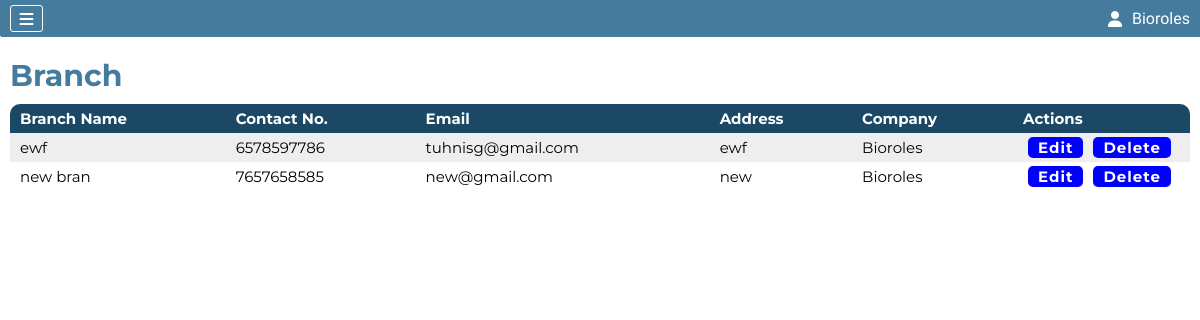
Before: /branch.php (signed in) with the older database file.
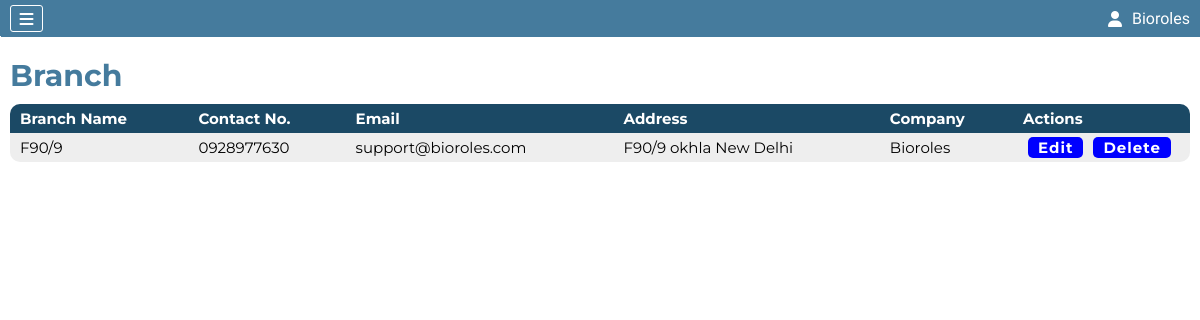
After: the same page with the newer database file.
### tables this page shows
CREATE TABLE `branch` (
  `Branch_Id` int(11) NOT NULL AUTO_INCREMENT,
  `Branch_Name` varchar(100) NOT NULL,
  `Branch_Phone` varchar(10) NOT NULL,
  `Branch_Email` varchar(50) NOT NULL,
  `Branch_Address` varchar(300) NOT NULL,
  `Company_Id` int(11) NOT NULL,
  PRIMARY KEY (`Branch_Id`)
);

CREATE TABLE `company` (
  `Company_Id` int(11) NOT NULL AUTO_INCREMENT,
  `userId` int(11) NOT NULL DEFAULT 0,
  `Admin_Type` int(11) NOT NULL DEFAULT 2,
  `Active_Status` int(11) NOT NULL DEFAULT 1,
  `Approvel` int(11) DEFAULT 0,
  `Company_Code` int(11) NOT NULL,
  `Company_Name` varchar(500) NOT NULL,
  `Company_Phone` varchar(100) NOT NULL DEFAULT '',
  `Company_Email` varchar(50) NOT NULL DEFAULT '',
  `Company_Address` varchar(500) NOT NULL,
  `Company_Username` varchar(500) NOT NULL,
  `Company_Password` varchar(100) NOT NULL,
  `Company_GST` varchar(25) DEFAULT '',
  `Company_PAN` varchar(15) DEFAULT '',
  `Company_TAN` varchar(15) DEFAULT '',
  `Company_Licence` varchar(15) DEFAULT '',
  `Company_Registration` varchar(25) DEFAULT '',
  PRIMARY KEY (`Company_Id`),
  UNIQUE KEY `Company_Username` (`Company_Username`)
);

### branch.php (the view, shortened to what this page needs)
<?php include "./components/header.php" ?>
<section class="branchPage">
    <div class="heading">
        <h2>Branch</h2>
    </div>
    <div class="branchContainer">
        <table>
            <thead>
                <tr>
                    <th>Branch Name</th>
                    <th>Contact No.</th>
                    <th>Email</th>
                    <th>Address</th>
                    <th>Company</th>
                    <th>Actions</th>
                </tr>
            </thead>
            <tbody>
                <?php
                $sql="select * from branch join company where branch.`Company_Id`=company.`Company_Id`";
                $result=mysqli_query($conn,$sql);
                if(mysqli_num_rows($result)>0){
                    while($row=mysqli_fetch_assoc($result)){
                ?>
                <tr>
                    <td><?php echo $row['Branch_Name'] ?></td>
                    <td><?php echo $row['Branch_Phone'] ?></td>
                    <td><?php echo $row['Branch_Email'] ?></td>
                    <td><?php echo $row['Branch_Address'] ?></td>
                    <td><?php echo $row['Company_Name'] ?></td>
                    <td><a href="updateBranchForm.php?bid=<?php echo $row['Branch_Id'] ?>">Edit</a><a href="branch.php?dbid=<?php echo $row['Branch_Id'] ?>">Delete</Button></a>
                </tr>
                <?php
                    }
                }else{
                ?>
                <tr>
                    <td colspan="6" style="text-align:center;font-size:20px">No Branch Added</td>
                </tr>
                <?php
                }
                ?>
            </tbody>
        </table>
    </div>
</section>
<?php include "./components/footer.php" ?>

Changed rows visible on the page:
removed branch: Branch_Name "ewf", Branch_Phone "6578597786", Branch_Email "tuhnisg@gmail.com", Branch_Address "ewf", Company_Id.Company_Name "Bioroles"
removed branch: Branch_Name "new bran", Branch_Phone "7657658585", Branch_Email "new@gmail.com", Branch_Address "new", Company_Id.Company_Name "Bioroles"
added branch: Branch_Name "F90/9", Branch_Phone "0928977630", Branch_Email "support@bioroles.com", Branch_Address "F90/9 okhla New Delhi", Company_Id.Company_Name "Bioroles"
